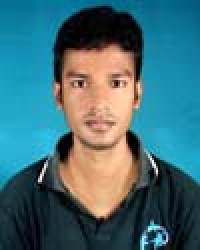
%> input picture CSE_LAB_4TH/401/401_LAB/12.Histogram Calculation/ranahamid.jpg, 100 x 125 px (shown 2 times larger)
$ octave histogram_part.m   (GNU Octave 9; MATLAB toolbox functions it lacks are replaced by stand-ins)
%> lines starting %> are read from the running program, lines starting %| are printed output that depends on the picture
%image histogram by 10 steps

image1 = imread('ranahamid.jpg');
%> image1 is the input picture: size 125x100x3 uint8; mean R, G, B 66.1, 108.2, 116.2
image=rgb2gray(image1);
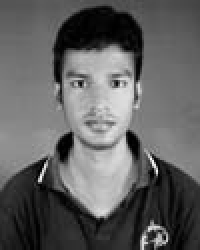
%> image: size 125x100 uint8 (shown 2 times larger); min 0, max 253, mean 96.5

count = zeros(1,261);
for i = 0 : 255
    number = find( i== image(:)  )
    count(i+1) = length(number);
end
%> this loop made 256 passes
%> number on pass 60: [967; 3344; 3415; 4474; 4568; 7776; 8409; 8696]
%> after the loop, count = 261 values, max 153 at index 132, min 0 at index 227, mean 47.89


%2nd part
n=10;
m=round(256/n);

ans=zeros(1,m);
for i=1:m
    sum=0;
    for j=1:n
        sum=sum+count((i-1)*n+j);
    end
    ans(i)=sum;
end;


steps =10:10:260;


figure(1);

subplot(2,2,1);
imshow(img);
%> (this line was passed over: img is not available in this run)
title('Input Image');


subplot(2,2,2);
plot(ans);
title('Ploted Normalized Histogram');


subplot(2,2,3:4);

stem(steps,ans);
%> (this line was passed over: stem is not available in this run)
title('Stem Normalized Histogram');
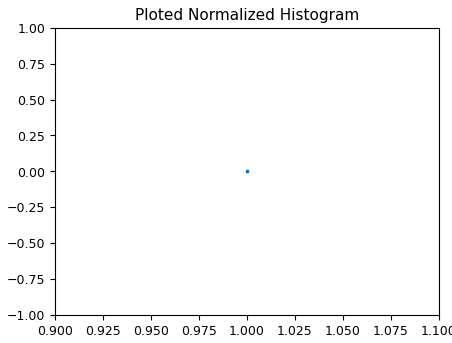
%> figure redrawn from the program's plot data
